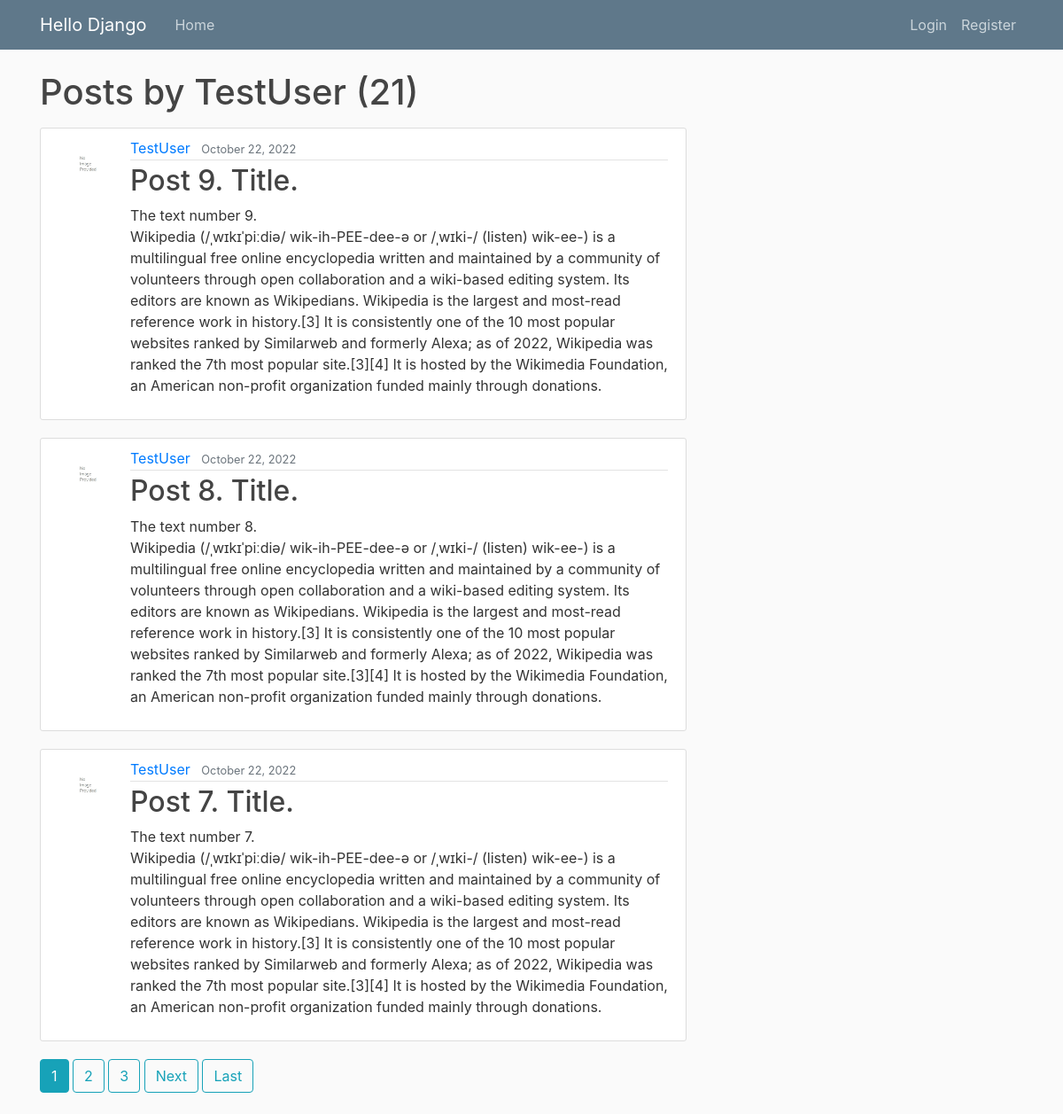
Page /user/TestUser on the committed database.
### hello_app/models.py (models this page shows, shortened)
class Post(models.Model):
    title = models.CharField(max_length=100)
    content = models.TextField()
    date_posted = models.DateTimeField(default=timezone.now)
    author = models.ForeignKey(User, on_delete=models.CASCADE)

### users_app/models.py (models this page shows, shortened)
class Profile(models.Model):
    user = models.OneToOneField(User, on_delete=models.CASCADE)
    image = models.ImageField(default='default.jpg', upload_to='profile_images')

### hello_app/views.py (the view)
# urls.py: path('user/<str:username>', AuthorPostListView.as_view(), name='author-posts'),
class AuthorPostListView(ListView):
    model = Post
    template_name = 'hello_app/author_posts.html'
    context_object_name = 'posts'
    paginate_by = POSTS_PER_PAGE
    def get_queryset(self):
        user = get_object_or_404(User, username=self.kwargs.get('username'))
        return Post.objects.filter(author=user).order_by('-date_posted')

### hello_app/templates/hello_app/author_posts.html (shortened to what this page needs)
{% extends "hello_app/base.html" %}
{% block content %}
    <h1 class="mb-3">Posts by {{ view.kwargs.username }} ({{ page_obj.paginator.count }})</h1>
    {% for post in posts %}
        <article class="media content-section">
            <img class="rounded-circle article-img" src="{{ post.author.profile.image.url }}">
            <div class="media-body">
            <div class="article-metadata">
              <a class="mr-2" href="{% url 'author-posts' post.author.username %}">{{ post.author }}</a>
              <small class="text-muted">{{ post.date_posted|date:"F d, Y"}}</small>
            </div>
            <h2><a class="article-title" href="{% url 'post-detail' post.id%}">{{ post.title }}</a></h2>
            <p class="article-content">{{ post.content }}</p>
            </div>
        </article>
    {% endfor %}
    {% if is_paginated %}
        {% for num in page_obj.paginator.page_range %}
            {% if num > page_obj.number|add:'-3' and num < page_obj.number|add:'3' %}
                {% if page_obj.number == num %}
                    <a class="btn btn-info mb-4" href="?page={{ num }}">{{ num }}</a>
                {% else%}
                    <a class="btn btn-outline-info mb-4" href="?page={{ num }}">{{ num }}</a>
                {% endif %}
            {% endif %}
        {% endfor %}
        {% if page_obj.has_next %}
            <a class="btn btn-outline-info mb-4" href="?page={{ page_obj.next_page_number }}">Next</a>
            <a class="btn btn-outline-info mb-4" href="?page={{ page_obj.paginator.num_pages }}">Last</a>
        {% endif %}
    {% endif %}
{% endblock content %}

### hello_app/static/hello_app/main.css (style rules this page uses)
body { background: #fafafa; color: #333333; margin-top: 5rem; }
h1, h2, h3, h4, h5, h6 { color: #444444; }
.content-section { background: #ffffff; padding: 10px 20px; border: 1px solid #dddddd; border-radius: 3px; margin-bottom: 20px; }
.article-title { color: #444444; }
.article-content { white-space: pre-line; }
.article-img { height: 65px; width: 65px; margin-right: 16px; }
.article-metadata { padding-bottom: 1px; margin-bottom: 4px; border-bottom: 1px solid #e3e3e3 }

### rows in the picture
Post: author.profile.image (placeholder picture), author "TestUser", date_posted "October 22, 2022", title "Post 9. Title.", content "The text number 9. Wikipedia (/ˌwɪkɪˈpiːdiə/ wik-ih-PEE-dee-ə or /ˌwɪki-/ (listen) wik-ee-) is a multilingual free online encyclopedia written and maintained by a community of volunteers through open collaboration and a wiki-based editing system. Its editors are known as Wikipedians. Wikipedia is the largest and most-read reference work in history.[3] It is consistently one of the 10 most popular websites ranked by Similarweb and formerly Alexa; as of 2022, Wikipedia was ranked the 7th most popular site.[3][4] It is hosted by the Wikimedia Foundation, an American non-profit organization funded mainly through donations."
Post: author.profile.image (placeholder picture), author "TestUser", date_posted "October 22, 2022", title "Post 8. Title.", content "The text number 8. Wikipedia (/ˌwɪkɪˈpiːdiə/ wik-ih-PEE-dee-ə or /ˌwɪki-/ (listen) wik-ee-) is a multilingual free online encyclopedia written and maintained by a community of volunteers through open collaboration and a wiki-based editing system. Its editors are known as Wikipedians. Wikipedia is the largest and most-read reference work in history.[3] It is consistently one of the 10 most popular websites ranked by Similarweb and formerly Alexa; as of 2022, Wikipedia was ranked the 7th most popular site.[3][4] It is hosted by the Wikimedia Foundation, an American non-profit organization funded mainly through donations."
Post: author.profile.image (placeholder picture), author "TestUser", date_posted "October 22, 2022", title "Post 7. Title.", content "The text number 7. Wikipedia (/ˌwɪkɪˈpiːdiə/ wik-ih-PEE-dee-ə or /ˌwɪki-/ (listen) wik-ee-) is a multilingual free online encyclopedia written and maintained by a community of volunteers through open collaboration and a wiki-based editing system. Its editors are known as Wikipedians. Wikipedia is the largest and most-read reference work in history.[3] It is consistently one of the 10 most popular websites ranked by Similarweb and formerly Alexa; as of 2022, Wikipedia was ranked the 7th most popular site.[3][4] It is hosted by the Wikimedia Foundation, an American non-profit organization funded mainly through donations."

### other values in the picture
{{ view.kwargs.username }} "TestUser"
{{ page_obj.paginator.count }} "21"
{{ num }} "1"
{{ num }} "2" "3"
